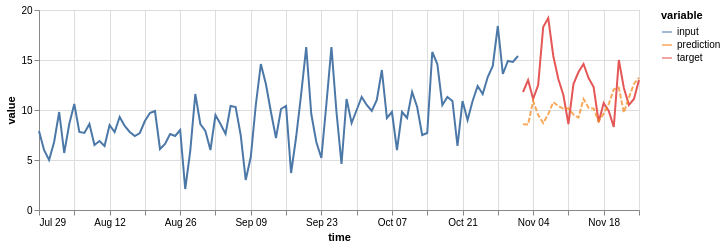

Notebook source saved alongside this figure:
### Code cell
(on.Plot()
    .add(on.marks.line, input)
    .add(on.marks.line, target)
    .add(on.marks.line, prediction, type='dashed')
    .properties(width=600, height=200)
    .show()
)

### Figure 1 — Vega specification as saved in the notebook (floating-point values rounded to 4 significant figures)
{"$schema": "https://vega.github.io/schema/vega/v5.json", "data": [{"name": "source_0", "values": [{"time": "1990-07-29T00:00:00.000", "variable": "input", "value": 7.9}, {"time": "1990-07-30T00:00:00.000", "variable": "input", "value": 6.0}, {"time": "1990-07-31T00:00:00.000", "variable": "input", "value": 5.0}, {"time": "1990-08-01T00:00:00.000", "variable": "input", "value": 6.8}, {"time": "1990-08-02T00:00:00.000", "variable": "input", "value": 9.8}, {"time": "1990-08-03T00:00:00.000", "variable": "input", "value": 5.7}, {"time": "1990-08-04T00:00:00.000", "variable": "input", "value": 8.6}, {"time": "1990-08-05T00:00:00.000", "variable": "input", "value": 10.6}, {"time": "1990-08-06T00:00:00.000", "variable": "input", "value": 7.8}, {"time": "1990-08-07T00:00:00.000", "variable": "input", "value": 7.7}, {"time": "1990-08-08T00:00:00.000", "variable": "input", "value": 8.6}, {"time": "1990-08-09T00:00:00.000", "variable": "input", "value": 6.5}, {"time": "1990-08-10T00:00:00.000", "variable": "input", "value": 6.9}, {"time": "1990-08-11T00:00:00.000", "variable": "input", "value": 6.4}, {"time": "1990-08-12T00:00:00.000", "variable": "input", "value": 8.5}, {"time": "1990-08-13T00:00:00.000", "variable": "input", "value": 7.8}, {"time": "1990-08-14T00:00:00.000", "variable": "input", "value": 9.3}, {"time": "1990-08-15T00:00:00.000", "variable": "input", "value": 8.4}, {"time": "1990-08-16T00:00:00.000", "variable": "input", "value": 7.8}, {"time": "1990-08-17T00:00:00.000", "variable": "input", "value": 7.4}, {"time": "1990-08-18T00:00:00.000", "variable": "input", "value": 7.7}, {"time": "1990-08-19T00:00:00.000", "variable": "input", "value": 8.9}, {"time": "1990-08-20T00:00:00.000", "variable": "input", "value": 9.7}, {"time": "1990-08-21T00:00:00.000", "variable": "input", "value": 9.9}, {"time": "1990-08-22T00:00:00.000", "variable": "input", "value": 6.1}, {"time": "1990-08-23T00:00:00.000", "variable": "input", "value": 6.6}, {"time": "1990-08-24T00:00:00.000", "variable": "input", "value": 7.6}, {"time": "1990-08-25T00:00:00.000", "variable": "input", "value": 7.4}, {"time": "1990-08-26T00:00:00.000", "variable": "input", "value": 8.0}, {"time": "1990-08-27T00:00:00.000", "variable": "input", "value": 2.1}, {"time": "1990-08-28T00:00:00.000", "variable": "input", "value": 5.9}, {"time": "1990-08-29T00:00:00.000", "variable": "input", "value": 11.6}, {"time": "1990-08-30T00:00:00.000", "variable": "input", "value": 8.6}, {"time": "1990-08-31T00:00:00.000", "variable": "input", "value": 7.9}, {"time": "1990-09-01T00:00:00.000", "variable": "input", "value": 6.0}, {"time": "1990-09-02T00:00:00.000", "variable": "input", "value": 9.5}, {"time": "1990-09-03T00:00:00.000", "variable": "input", "value": 8.6}, {"time": "1990-09-04T00:00:00.000", "variable": "input", "value": 7.6}, {"time": "1990-09-05T00:00:00.000", "variable": "input", "value": 10.4}, {"time": "1990-09-06T00:00:00.000", "variable": "input", "value": 10.3}, {"time": "1990-09-07T00:00:00.000", "variable": "input", "value": 7.5}, {"time": "1990-09-08T00:00:00.000", "variable": "input", "value": 3.0}, {"time": "1990-09-09T00:00:00.000", "variable": "input", "value": 5.3}, {"time": "1990-09-10T00:00:00.000", "variable": "input", "value": 10.5}, {"time": "1990-09-11T00:00:00.000", "variable": "input", "value": 14.6}, {"time": "1990-09-12T00:00:00.000", "variable": "input", "value": 12.6}, {"time": "1990-09-13T00:00:00.000", "variable": "input", "value": 9.8}, {"time": "1990-09-14T00:00:00.000", "variable": "input", "value": 7.2}, {"time": "1990-09-15T00:00:00.000", "variable": "input", "value": 10.1}, {"time": "1990-09-16T00:00:00.000", "variable": "input", "value": 10.4}, {"time": "1990-09-17T00:00:00.000", "variable": "input", "value": 3.7}, {"time": "1990-09-18T00:00:00.000", "variable": "input", "value": 7.3}, {"time": "1990-09-19T00:00:00.000", "variable": "input", "value": 11.6}, {"time": "1990-09-20T00:00:00.000", "variable": "input", "value": 16.3}, {"time": "1990-09-21T00:00:00.000", "variable": "input", "value": 9.6}, {"time": "1990-09-22T00:00:00.000", "variable": "input", "value": 6.8}, {"time": "1990-09-23T00:00:00.000", "variable": "input", "value": 5.2}, {"time": "1990-09-24T00:00:00.000", "variable": "input", "value": 10.6}, {"time": "1990-09-25T00:00:00.000", "variable": "input", "value": 16.3}, {"time": "1990-09-26T00:00:00.000", "variable": "input", "value": 9.8}, {"time": "1990-09-27T00:00:00.000", "variable": "input", "value": 4.6}, {"time": "1990-09-28T00:00:00.000", "variable": "input", "value": 11.1}, {"time": "1990-09-29T00:00:00.000", "variable": "input", "value": 8.7}, {"time": "1990-09-30T00:00:00.000", "variable": "input", "value": 10.0}, {"time": "1990-10-01T00:00:00.000", "variable": "input", "value": 11.3}, {"time": "1990-10-02T00:00:00.000", "variable": "input", "value": 10.5}, {"time": "1990-10-03T00:00:00.000", "variable": "input", "value": 9.9}, {"time": "1990-10-04T00:00:00.000", "variable": "input", "value": 11.0}, {"time": "1990-10-05T00:00:00.000", "variable": "input", "value": 14.0}, {"time": "1990-10-06T00:00:00.000", "variable": "input", "value": 9.2}, {"time": "1990-10-07T00:00:00.000", "variable": "input", "value": 9.8}, {"time": "1990-10-08T00:00:00.000", "variable": "input", "value": 6.0}, {"time": "1990-10-09T00:00:00.000", "variable": "input", "value": 9.8}, {"time": "1990-10-10T00:00:00.000", "variable": "input", "value": 9.2}, {"time": "1990-10-11T00:00:00.000", "variable": "input", "value": 11.8}, {"time": "1990-10-12T00:00:00.000", "variable": "input", "value": 10.3}, {"time": "1990-10-13T00:00:00.000", "variable": "input", "value": 7.5}, {"time": "1990-10-14T00:00:00.000", "variable": "input", "value": 7.7}, {"time": "1990-10-15T00:00:00.000", "variable": "input", "value": 15.8}, {"time": "1990-10-16T00:00:00.000", "variable": "input", "value": 14.6}, {"time": "1990-10-17T00:00:00.000", "variable": "input", "value": 10.5}, {"time": "1990-10-18T00:00:00.000", "variable": "input", "value": 11.3}, {"time": "1990-10-19T00:00:00.000", "variable": "input", "value": 10.9}, {"time": "1990-10-20T00:00:00.000", "variable": "input", "value": 6.4}, {"time": "1990-10-21T00:00:00.000", "variable": "input", "value": 10.9}, {"time": "1990-10-22T00:00:00.000", "variable": "input", "value": 9.0}, {"time": "1990-10-23T00:00:00.000", "variable": "input", "value": 10.9}, {"time": "1990-10-24T00:00:00.000", "variable": "input", "value": 12.4}, {"time": "1990-10-25T00:00:00.000", "variable": "input", "value": 11.6}, {"time": "1990-10-26T00:00:00.000", "variable": "input", "value": 13.3}, {"time": "1990-10-27T00:00:00.000", "variable": "input", "value": 14.4}, {"time": "1990-10-28T00:00:00.000", "variable": "input", "value": 18.4}, {"time": "1990-10-29T00:00:00.000", "variable": "input", "value": 13.6}, {"time": "1990-10-30T00:00:00.000", "variable": "input", "value": 14.9}, {"time": "1990-10-31T00:00:00.000", "variable": "input", "value": 14.8}, {"time": "1990-11-01T00:00:00.000", "variable": "input", "value": 15.4}], "transform": [{"type": "formula", "expr": "toDate(datum['time'])", "as": "time"}]}, {"name": "source_1", "values": [{"time": "1990-11-02T00:00:00.000", "variable": "target", "value": 11.8}, {"time": "1990-11-03T00:00:00.000", "variable": "target", "value": 13.0}, {"time": "1990-11-04T00:00:00.000", "variable": "target", "value": 11.1}, {"time": "1990-11-05T00:00:00.000", "variable": "target", "value": 12.5}, {"time": "1990-11-06T00:00:00.000", "variable": "target", "value": 18.3}, {"time": "1990-11-07T00:00:00.000", "variable": "target", "value": 19.2}, {"time": "1990-11-08T00:00:00.000", "variable": "target", "value": 15.4}, {"time": "1990-11-09T00:00:00.000", "variable": "target", "value": 13.1}, {"time": "1990-11-10T00:00:00.000", "variable": "target", "value": 11.5}, {"time": "1990-11-11T00:00:00.000", "variable": "target", "value": 8.6}, {"time": "1990-11-12T00:00:00.000", "variable": "target", "value": 12.6}, {"time": "1990-11-13T00:00:00.000", "variable": "target", "value": 13.8}, {"time": "1990-11-14T00:00:00.000", "variable": "target", "value": 14.6}, {"time": "1990-11-15T00:00:00.000", "variable": "target", "value": 13.2}, {"time": "1990-11-16T00:00:00.000", "variable": "target", "value": 12.3}, {"time": "1990-11-17T00:00:00.000", "variable": "target", "value": 8.8}, {"time": "1990-11-18T00:00:00.000", "variable": "target", "value": 10.7}, {"time": "1990-11-19T00:00:00.000", "variable": "target", "value": 9.9}, {"time": "1990-11-20T00:00:00.000", "variable": "target", "value": 8.3}, {"time": "1990-11-21T00:00:00.000", "variable": "target", "value": 15.0}, {"time": "1990-11-22T00:00:00.000", "variable": "target", "value": 12.2}, {"time": "1990-11-23T00:00:00.000", "variable": "target", "value": 10.5}, {"time": "1990-11-24T00:00:00.000", "variable": "target", "value": 11.1}, {"time": "1990-11-25T00:00:00.000", "variable": "target", "value": 13.0}], "transform": [{"type": "formula", "expr": "toDate(datum['time'])", "as": "time"}]}, {"name": "source_2", "values": [{"time": "1990-11-02T00:00:00.000", "variable": "prediction", "value": 8.575}, {"time": "1990-11-03T00:00:00.000", "variable": "prediction", "value": 8.539}, {"time": "1990-11-04T00:00:00.000", "variable": "prediction", "value": 10.9}, {"time": "1990-11-05T00:00:00.000", "variable": "prediction", "value": 9.511}, {"time": "1990-11-06T00:00:00.000", "variable": "prediction", "value": 8.692}, {"time": "1990-11-07T00:00:00.000", "variable": "prediction", "value": 9.585}, {"time": "1990-11-08T00:00:00.000", "variable": "prediction", "value": 10.79}, {"time": "1990-11-09T00:00:00.000", "variable": "prediction", "value": 10.41}, {"time": "1990-11-10T00:00:00.000", "variable": "prediction", "value": 10.12}, {"time": "1990-11-11T00:00:00.000", "variable": "prediction", "value": 10.17}, {"time": "1990-11-12T00:00:00.000", "variable": "prediction", "value": 9.546}, {"time": "1990-11-13T00:00:00.000", "variable": "prediction", "value": 9.243}, {"time": "1990-11-14T00:00:00.000", "variable": "prediction", "value": 11.1}, {"time": "1990-11-15T00:00:00.000", "variable": "prediction", "value": 10.22}, {"time": "1990-11-16T00:00:00.000", "variable": "prediction", "value": 10.15}, {"time": "1990-11-17T00:00:00.000", "variable": "prediction", "value": 8.867}, {"time": "1990-11-18T00:00:00.000", "variable": "prediction", "value": 9.637}, {"time": "1990-11-19T00:00:00.000", "variable": "prediction", "value": 10.6}, {"time": "1990-11-20T00:00:00.000", "variable": "prediction", "value": 12.08}, {"time": "1990-11-21T00:00:00.000", "variable": "prediction", "value": 12.23}, {"time": "1990-11-22T00:00:00.000", "variable": "prediction", "value": 9.739}, {"time": "1990-11-23T00:00:00.000", "variable": "prediction", "value": 11.26}, {"time": "1990-11-24T00:00:00.000", "variable": "prediction", "value": 12.61}, {"time": "1990-11-25T00:00:00.000", "variable": "prediction", "value": 13.24}], "transform": [{"type": "formula", "expr": "toDate(datum['time'])", "as": "time"}]}, {"name": "source_0_color_domain_variable_0", "values": [{"variable": "input"}]}, {"name": "source_1_color_domain_variable_1", "values": [{"variable": "target"}]}, {"name": "source_2_color_domain_variable_2", "values": [{"variable": "prediction"}]}], "marks": [{"type": "group", "name": "layer_0_pathgroup", "from": {"facet": {"data": "source_0", "name": "faceted_path_layer_0_main", "groupby": ["variable"]}}, "encode": {"update": {"height": {"field": {"signal": null, "datum": null, "group": "height", "parent": null}}, "width": {"field": {"signal": null, "datum": null, "group": "width", "parent": null}}}}, "marks": [{"type": "line", "name": "layer_0_marks", "from": {"data": "faceted_path_layer_0_main"}, "sort": {"field": "x"}, "encode": {"update": {"defined": {"signal": "isValid(datum[\"time\"]) && isFinite(+datum[\"time\"]) && isValid(datum[\"value\"]) && isFinite(+datum[\"value\"])"}, "stroke": {"field": "variable", "scale": "color"}, "y": {"field": "value", "scale": "y"}, "x": {"field": "time", "scale": "x"}}}, "style": ["line"]}]}, {"type": "group", "name": "layer_1_pathgroup", "from": {"facet": {"data": "source_1", "name": "faceted_path_layer_1_main", "groupby": ["variable"]}}, "encode": {"update": {"height": {"field": {"signal": null, "datum": null, "group": "height", "parent": null}}, "width": {"field": {"signal": null, "datum": null, "group": "width", "parent": null}}}}, "marks": [{"type": "line", "name": "layer_1_marks", "from": {"data": "faceted_path_layer_1_main"}, "sort": {"field": "x"}, "encode": {"update": {"x": {"field": "time", "scale": "x"}, "y": {"field": "value", "scale": "y"}, "stroke": {"field": "variable", "scale": "color"}, "defined": {"signal": "isValid(datum[\"time\"]) && isFinite(+datum[\"time\"]) && isValid(datum[\"value\"]) && isFinite(+datum[\"value\"])"}}}, "style": ["line"]}]}, {"type": "group", "name": "layer_2_pathgroup", "from": {"facet": {"data": "source_2", "name": "faceted_path_layer_2_main", "groupby": ["variable"]}}, "encode": {"update": {"width": {"field": {"signal": null, "datum": null, "group": "width", "parent": null}}, "height": {"field": {"signal": null, "datum": null, "group": "height", "parent": null}}}}, "marks": [{"type": "line", "name": "layer_2_marks", "from": {"data": "faceted_path_layer_2_main"}, "sort": {"field": "x"}, "encode": {"update": {"y": {"field": "value", "scale": "y"}, "strokeDash": {"value": [5, 2]}, "opacity": {"value": 0.7}, "defined": {"signal": "isValid(datum[\"time\"]) && isFinite(+datum[\"time\"]) && isValid(datum[\"value\"]) && isFinite(+datum[\"value\"])"}, "stroke": {"field": "variable", "scale": "color"}, "x": {"field": "time", "scale": "x"}}}, "style": ["line"]}]}], "scales": [{"name": "x", "type": "time", "domain": {"fields": [{"data": "source_0", "field": "time"}, {"data": "source_1", "field": "time"}, {"data": "source_2", "field": "time"}]}, "range": [0, {"signal": "width"}]}, {"name": "y", "type": "linear", "domain": {"fields": [{"data": "source_0", "field": "value"}, {"data": "source_1", "field": "value"}, {"data": "source_2", "field": "value"}]}, "range": [{"signal": "height"}, 0], "nice": true, "zero": true}, {"name": "color", "type": "ordinal", "domain": {"fields": [{"data": "source_0_color_domain_variable_0", "field": "variable"}, {"data": "source_1_color_domain_variable_1", "field": "variable"}, {"data": "source_2_color_domain_variable_2", "field": "variable"}], "sort": true}, "range": "category"}], "axes": [{"scale": "x", "zindex": 0, "minExtent": 0, "labels": false, "tickCount": {"signal": "ceil(width/40)"}, "orient": "bottom", "aria": false, "ticks": false, "domain": false, "maxExtent": 0, "grid": true, "gridScale": "y"}, {"scale": "y", "grid": true, "maxExtent": 0, "domain": false, "minExtent": 0, "ticks": false, "orient": "left", "zindex": 0, "tickCount": {"signal": "ceil(height/40)"}, "gridScale": "x", "aria": false, "labels": false}, {"scale": "x", "labelFlush": true, "tickCount": {"signal": "ceil(width/40)"}, "grid": false, "zindex": 0, "orient": "bottom", "title": "time", "labelOverlap": true}, {"scale": "y", "labelOverlap": true, "orient": "left", "title": "value", "grid": false, "tickCount": {"signal": "ceil(height/40)"}, "zindex": 0}], "height": 200, "style": "cell", "legends": [{"stroke": "color", "symbolType": "stroke", "title": "variable", "encode": {"symbols": {"update": {"opacity": {"value": 0.7}}}}}], "background": "white", "padding": 5, "width": 600}
